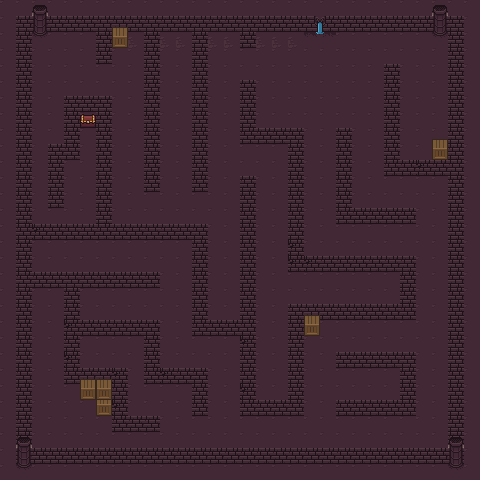

Below is a game level as drawn by its tile map, then a one-line description and the .tmx that defines it (tile-layer data replaced by summaries):
An orthogonal 30x30 tile map with 16x16 px tiles, 3 tile layers (bg, maze, items) and 47 objects.

<map version="1.10" tiledversion="1.12.0" orientation="orthogonal" renderorder="right-down" width="30" height="30" tilewidth="16" tileheight="16" infinite="0" nextlayerid="6" nextobjectid="50">
 <tileset firstgid="1" name="0x72_16x16DungeonTileset.v5" tilewidth="16" tileheight="16" tilecount="512" columns="32">
  <image source="../TiledSet/0x72_16x16DungeonTileset.v5.png" width="512" height="256" />
 </tileset>
 <layer id="1" name="bg" width="30" height="30">
  <data>[900 cells, 900 non-empty, 3 distinct tile ids]</data>
 </layer>
 <layer id="2" name="maze" width="30" height="30">
  <data>[900 cells, 186 non-empty, 1 distinct tile ids]</data>
 </layer>
 <layer id="3" name="items" width="30" height="30">
  <data>[900 cells, 40 non-empty, 11 distinct tile ids]</data>
 </layer>
 <objectgroup id="5" name="decorations">
  <object id="44" x="112" y="32" width="16" height="16" visible="0" />
  <object id="45" x="80" y="112" width="16" height="16" visible="0" />
  <object id="46" x="80" y="384" width="32" height="16" visible="0" />
  <object id="47" x="96" y="400" width="16" height="16" visible="0" />
  <object id="48" x="304" y="320" width="16" height="16" visible="0" />
  <object id="49" x="432" y="144" width="16" height="16" visible="0" />
 </objectgroup>
 <objectgroup id="4" name="walls">
  <object id="1" x="16" y="16" width="448" height="16" visible="0" />
  <object id="2" x="16" y="32" width="16" height="432" visible="0" />
  <object id="3" x="32" y="448" width="432" height="16" visible="0" />
  <object id="4" x="448" y="32" width="16" height="416" visible="0" />
  <object id="5" x="240" y="32" width="16" height="16" visible="0" />
  <object id="6" x="192" y="32" width="16" height="160" visible="0" />
  <object id="7" x="144" y="32" width="16" height="160" visible="0" />
  <object id="8" x="96" y="32" width="16" height="32" visible="0" />
  <object id="9" x="64" y="96" width="48" height="16" visible="0" />
  <object id="10" x="64" y="112" width="16" height="48" visible="0" />
  <object id="11" x="48" y="144" width="16" height="64" visible="0" />
  <object id="12" x="96" y="112" width="16" height="112" visible="0" />
  <object id="13" x="32" y="224" width="176" height="16" visible="0" />
  <object id="14" x="192" y="240" width="16" height="96" visible="0" />
  <object id="15" x="208" y="320" width="48" height="16" visible="0" />
  <object id="16" x="240" y="176" width="16" height="144" visible="0" />
  <object id="17" x="240" y="336" width="16" height="80" visible="0" />
  <object id="18" x="256" y="400" width="48" height="16" visible="0" />
  <object id="19" x="288" y="304" width="16" height="96" visible="0" />
  <object id="20" x="304" y="304" width="112" height="16" visible="0" />
  <object id="21" x="400" y="256" width="16" height="48" visible="0" />
  <object id="22" x="288" y="256" width="112" height="16" visible="0" />
  <object id="24" x="288" y="128" width="16" height="128" visible="0" />
  <object id="25" x="240" y="128" width="48" height="16" visible="0" />
  <object id="27" x="240" y="80" width="16" height="48" visible="0" />
  <object id="28" x="336" y="128" width="16" height="96" visible="0" />
  <object id="29" x="352" y="208" width="64" height="16" visible="0" />
  <object id="30" x="384" y="160" width="64" height="16" visible="0" />
  <object id="31" x="384" y="64" width="16" height="96" visible="0" />
  <object id="32" x="32" y="272" width="128" height="16" visible="0" />
  <object id="33" x="64" y="288" width="16" height="96" visible="0" />
  <object id="34" x="80" y="368" width="48" height="16" visible="0" />
  <object id="35" x="112" y="384" width="16" height="48" visible="0" />
  <object id="36" x="128" y="416" width="32" height="16" visible="0" />
  <object id="37" x="80" y="320" width="80" height="16" visible="0" />
  <object id="38" x="144" y="336" width="16" height="48" visible="0" />
  <object id="39" x="160" y="368" width="48" height="16" visible="0" />
  <object id="40" x="192" y="384" width="16" height="32" visible="0" />
  <object id="41" x="336" y="400" width="80" height="16" visible="0" />
  <object id="42" x="400" y="352" width="16" height="48" visible="0" />
  <object id="43" x="336" y="352" width="64" height="16" visible="0" />
 </objectgroup>
</map>
